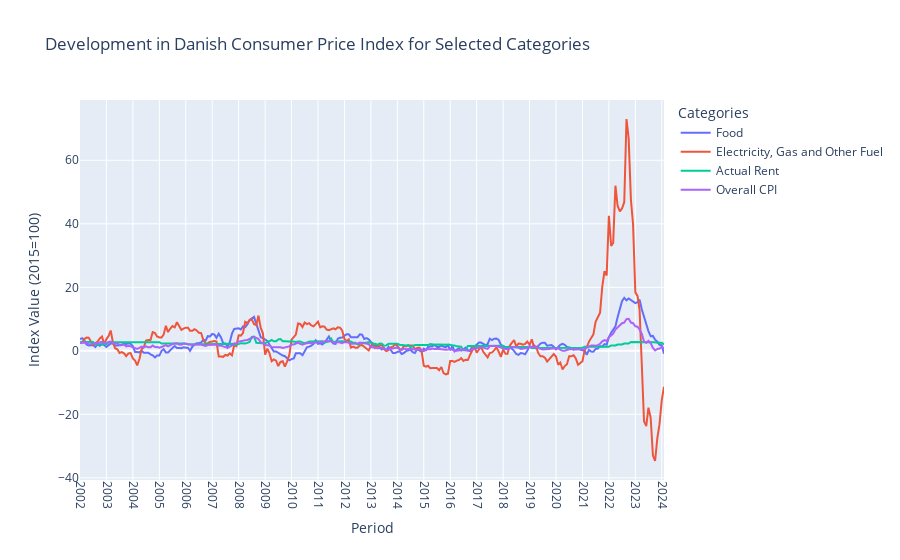

The notebook cell saved with this chart:
### Markdown cell above
For making a deeper analysis, we delve into what drives the inflation. This is done, by looking at the biggest and most volatile sectors. Here Foods, Electricity, Gas and Other fuel and Rent is choosen.

### Code cell
# creating figure
fig = go.Figure()

# Adding the data for each sector
fig.add_trace(go.Scatter(x=df.index, y=df['01.1 Fødevarer'], mode='lines', name='Food'))
fig.add_trace(go.Scatter(x=df.index, y=df['04.5 Elektricitet, gas og andet brændsel'], mode='lines', name='Electricity, Gas and Other Fuel'))
fig.add_trace(go.Scatter(x=df.index, y=df['04.1 Faktisk husleje'], mode='lines', name='Actual Rent'))
fig.add_trace(go.Scatter(x=df.index, y=df['00 Forbrugerprisindekset i alt'], mode='lines', name='Overall CPI'))

# Extracting unique years from the index
years = df.index.year.unique()

# Adding plot title and labels
fig.update_layout(
    title='Development in Danish Consumer Price Index for Selected Categories',
    xaxis_title='Period',
    yaxis_title='Index Value (2015=100)',
    legend_title='Categories',
    xaxis=dict(
        tickmode='array',
        tickvals=[pd.Timestamp(str(year)) for year in years],
        ticktext=[str(year) for year in years]
    )
)

# Rotating x-axis labels
fig.update_xaxes(tickangle=90)

fig.show()

### Figure 1 — Plotly figure (JSON) as saved in the notebook; plotly's stock layout.template omitted (floating-point values rounded to 4 significant figures; data arrays with more than 128 entries replaced by an {"elided": "..."} marker saying what was removed)
{"data": [{"mode": "lines", "name": "Food", "type": "scatter", "x": {"elided": "266 str values"}, "y": {"elided": "266 float values"}}, {"mode": "lines", "name": "Electricity, Gas and Other Fuel", "type": "scatter", "x": {"elided": "266 str values"}, "y": {"elided": "266 float values"}}, {"mode": "lines", "name": "Actual Rent", "type": "scatter", "x": {"elided": "266 str values"}, "y": {"elided": "266 float values"}}, {"mode": "lines", "name": "Overall CPI", "type": "scatter", "x": {"elided": "266 str values"}, "y": {"elided": "266 float values"}}], "layout": {"legend": {"title": {"text": "Categories"}}, "title": {"text": "Development in Danish Consumer Price Index for Selected Categories"}, "xaxis": {"tickangle": 90, "tickmode": "array", "ticktext": ["2002", "2003", "2004", "2005", "2006", "2007", "2008", "2009", "2010", "2011", "2012", "2013", "2014", "2015", "2016", "2017", "2018", "2019", "2020", "2021", "2022", "2023", "2024"], "tickvals": ["2002-01-01T00:00:00", "2003-01-01T00:00:00", "2004-01-01T00:00:00", "2005-01-01T00:00:00", "2006-01-01T00:00:00", "2007-01-01T00:00:00", "2008-01-01T00:00:00", "2009-01-01T00:00:00", "2010-01-01T00:00:00", "2011-01-01T00:00:00", "2012-01-01T00:00:00", "2013-01-01T00:00:00", "2014-01-01T00:00:00", "2015-01-01T00:00:00", "2016-01-01T00:00:00", "2017-01-01T00:00:00", "2018-01-01T00:00:00", "2019-01-01T00:00:00", "2020-01-01T00:00:00", "2021-01-01T00:00:00", "2022-01-01T00:00:00", "2023-01-01T00:00:00", "2024-01-01T00:00:00"], "title": {"text": "Period"}}, "yaxis": {"title": {"text": "Index Value (2015=100)"}}}}
